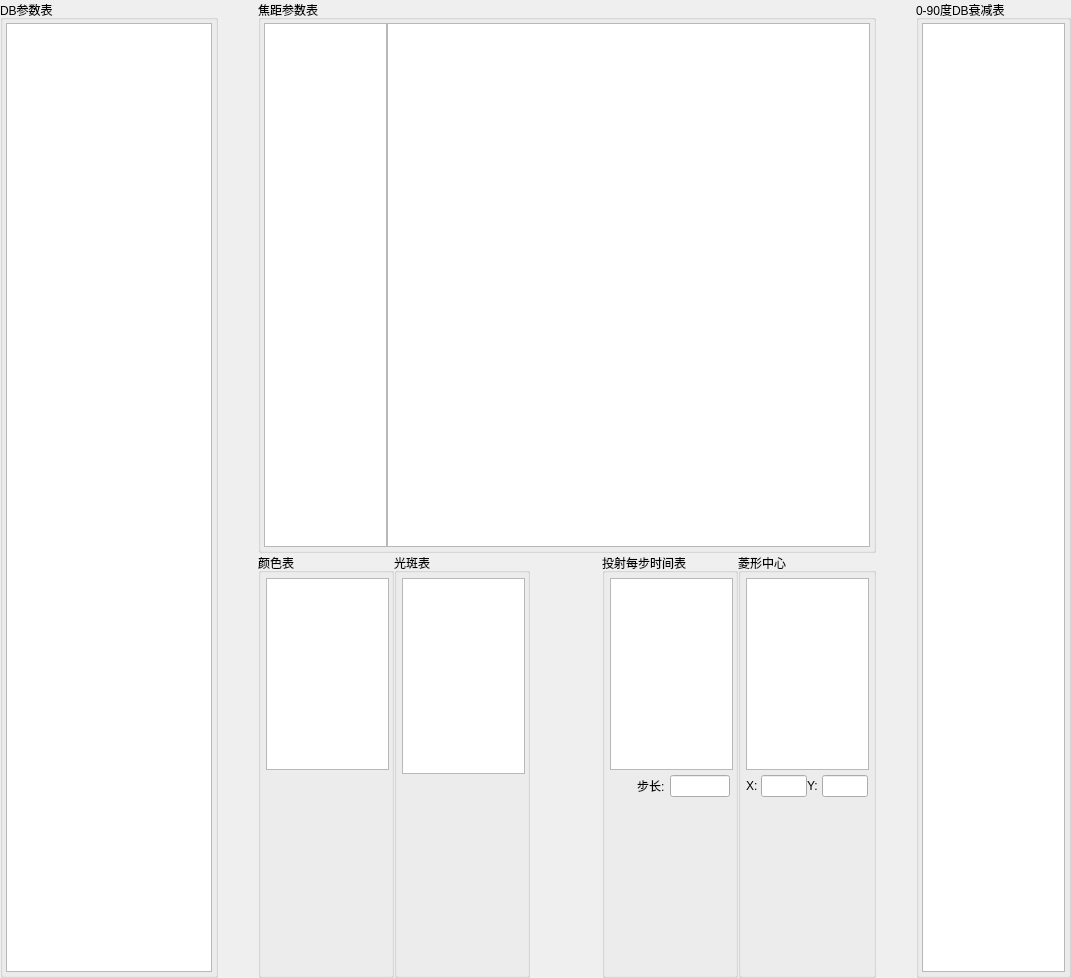
      <widget class="QWidget" name="tab_3">
       <attribute name="title">
        <string>电机调试表</string>
       </attribute>
       <layout class="QHBoxLayout" name="horizontalLayout_23">
        <property name="spacing">
         <number>0</number>
        </property>
        <property name="leftMargin">
         <number>0</number>
        </property>
        <property name="topMargin">
         <number>0</number>
        </property>
        <property name="rightMargin">
         <number>0</number>
        </property>
        <property name="bottomMargin">
         <number>0</number>
        </property>
        <item>
         <widget class="QGroupBox" name="groupBox_17">
          <property name="minimumSize">
           <size>
            <width>0</width>
            <height>0</height>
           </size>
          </property>
          <property name="maximumSize">
           <size>
            <width>16777215</width>
            <height>16777215</height>
           </size>
          </property>
          <property name="title">
           <string>DB参数表</string>
          </property>
          <layout class="QVBoxLayout" name="verticalLayout_14">
           <property name="spacing">
            <number>3</number>
           </property>
           <property name="leftMargin">
            <number>3</number>
           </property>
           <property name="topMargin">
            <number>3</number>
           </property>
           <property name="rightMargin">
            <number>3</number>
           </property>
           <property name="bottomMargin">
            <number>3</number>
           </property>
           <item>
            <widget class="GenericTable" name="tableView_dbColorSpotPosTable">
             <property name="minimumSize">
              <size>
               <width>206</width>
               <height>0</height>
              </size>
             </property>
             <property name="maximumSize">
              <size>
               <width>206</width>
               <height>16777215</height>
              </size>
             </property>
             <property name="horizontalScrollBarPolicy">
              <enum>Qt::ScrollBarAlwaysOff</enum>
             </property>
             <attribute name="horizontalHeaderCascadingSectionResizes">
              <bool>true</bool>
             </attribute>
             <attribute name="horizontalHeaderDefaultSectionSize">
              <number>60</number>
             </attribute>
             <attribute name="horizontalHeaderHighlightSections">
              <bool>false</bool>
             </attribute>
             <attribute name="horizontalHeaderMinimumSectionSize">
              <number>60</number>
             </attribute>
             <attribute name="horizontalHeaderStretchLastSection">
              <bool>true</bool>
             </attribute>
             <attribute name="verticalHeaderVisible">
              <bool>false</bool>
             </attribute>
             <attribute name="verticalHeaderCascadingSectionResizes">
              <bool>true</bool>
             </attribute>
             <attribute name="verticalHeaderDefaultSectionSize">
              <number>20</number>
             </attribute>
             <attribute name="verticalHeaderMinimumSectionSize">
              <number>20</number>
             </attribute>
             <attribute name="verticalHeaderStretchLastSection">
              <bool>false</bool>
             </attribute>
            </widget>
           </item>
          </layout>
         </widget>
        </item>
        <item>
         <spacer name="horizontalSpacer_30">
          <property name="orientation">
           <enum>Qt::Horizontal</enum>
          </property>
          <property name="sizeHint" stdset="0">
           <size>
            <width>40</width>
            <height>20</height>
           </size>
          </property>
         </spacer>
        </item>
        <item>
         <layout class="QVBoxLayout" name="verticalLayout_7">
          <property name="spacing">
           <number>0</number>
          </property>
          <item>
           <widget class="QGroupBox" name="groupBox_18">
            <property name="sizePolicy">
             <sizepolicy hsizetype="Expanding" vsizetype="Preferred">
              <horstretch>0</horstretch>
              <verstretch>0</verstretch>
             </sizepolicy>
            </property>
            <property name="minimumSize">
             <size>
              <width>0</width>
              <height>0</height>
             </size>
            </property>
            <property name="maximumSize">
             <size>
              <width>16777215</width>
              <height>16777215</height>
             </size>
            </property>
            <property name="title">
             <string>焦距参数表</string>
            </property>
            <layout class="QHBoxLayout" name="horizontalLayout_22">
             <property name="spacing">
              <number>3</number>
             </property>
             <property name="leftMargin">
              <number>3</number>
             </property>
             <property name="topMargin">
              <number>3</number>
             </property>
             <property name="rightMargin">
              <number>3</number>
             </property>
             <property name="bottomMargin">
              <number>3</number>
             </property>
             <item>
              <layout class="QHBoxLayout" name="horizontalLayout_16">
               <property name="spacing">
                <number>0</number>
               </property>
               <item>
                <widget class="GenericTable" name="tableView_XYDistTable">
                 <property name="sizePolicy">
                  <sizepolicy hsizetype="Preferred" vsizetype="Preferred">
                   <horstretch>0</horstretch>
                   <verstretch>0</verstretch>
                  </sizepolicy>
                 </property>
                 <property name="minimumSize">
                  <size>
                   <width>123</width>
                   <height>524</height>
                  </size>
                 </property>
                 <property name="maximumSize">
                  <size>
                   <width>123</width>
                   <height>16777215</height>
                  </size>
                 </property>
                 <attribute name="horizontalHeaderCascadingSectionResizes">
                  <bool>true</bool>
                 </attribute>
                 <attribute name="horizontalHeaderDefaultSectionSize">
                  <number>60</number>
                 </attribute>
                 <attribute name="horizontalHeaderMinimumSectionSize">
                  <number>60</number>
                 </attribute>
                 <attribute name="horizontalHeaderStretchLastSection">
                  <bool>true</bool>
                 </attribute>
                 <attribute name="verticalHeaderVisible">
                  <bool>false</bool>
                 </attribute>
                 <attribute name="verticalHeaderDefaultSectionSize">
                  <number>20</number>
                 </attribute>
                 <attribute name="verticalHeaderMinimumSectionSize">
                  <number>20</number>
                 </attribute>
                 <attribute name="verticalHeaderStretchLastSection">
                  <bool>true</bool>
                 </attribute>
                </widget>
               </item>
               <item>
                <widget class="GenericTable" name="tableView_focalPosTable">
                 <property name="sizePolicy">
                  <sizepolicy hsizetype="Preferred" vsizetype="Preferred">
                   <horstretch>0</horstretch>
                   <verstretch>0</verstretch>
                  </sizepolicy>
                 </property>
                 <property name="minimumSize">
                  <size>
                   <width>483</width>
                   <height>524</height>
                  </size>
                 </property>
                 <property name="maximumSize">
                  <size>
                   <width>483</width>
                   <height>16777215</height>
                  </size>
                 </property>
                 <property name="horizontalScrollBarPolicy">
                  <enum>Qt::ScrollBarAlwaysOff</enum>
                 </property>
                 <attribute name="horizontalHeaderCascadingSectionResizes">
                  <bool>true</bool>
                 </attribute>
                 <attribute name="horizontalHeaderDefaultSectionSize">
                  <number>60</number>
                 </attribute>
                 <attribute name="horizontalHeaderHighlightSections">
                  <bool>true</bool>
                 </attribute>
                 <attribute name="horizontalHeaderMinimumSectionSize">
                  <number>60</number>
                 </attribute>
                 <attribute name="horizontalHeaderStretchLastSection">
                  <bool>true</bool>
                 </attribute>
                 <attribute name="verticalHeaderVisible">
                  <bool>false</bool>
                 </attribute>
                 <attribute name="verticalHeaderDefaultSectionSize">
                  <number>20</number>
                 </attribute>
                 <attribute name="verticalHeaderMinimumSectionSize">
                  <number>20</number>
                 </attribute>
                 <attribute name="verticalHeaderStretchLastSection">
                  <bool>true</bool>
                 </attribute>
                </widget>
               </item>
              </layout>
             </item>
            </layout>
           </widget>
          </item>
          <item>
           <layout class="QHBoxLayout" name="horizontalLayout_18">
            <item>
             <widget class="QGroupBox" name="groupBox_9">
              <property name="maximumSize">
               <size>
                <width>136</width>
                <height>16777215</height>
               </size>
              </property>
              <property name="title">
               <string>颜色表</string>
              </property>
              <layout class="QVBoxLayout" name="verticalLayout_11">
               <property name="spacing">
                <number>5</number>
               </property>
               <property name="leftMargin">
                <number>5</number>
               </property>
               <property name="topMargin">
                <number>5</number>
               </property>
               <property name="rightMargin">
                <number>5</number>
               </property>
               <property name="bottomMargin">
                <number>5</number>
               </property>
               <item>
                <widget class="GenericTable" name="tableView_colorSlotPos">
                 <property name="minimumSize">
                  <size>
                   <width>123</width>
                   <height>143</height>
                  </size>
                 </property>
                 <property name="maximumSize">
                  <size>
                   <width>16777215</width>
                   <height>16777215</height>
                  </size>
                 </property>
                 <property name="horizontalScrollBarPolicy">
                  <enum>Qt::ScrollBarAlwaysOff</enum>
                 </property>
                 <attribute name="horizontalHeaderCascadingSectionResizes">
                  <bool>true</bool>
                 </attribute>
                 <attribute name="horizontalHeaderDefaultSectionSize">
                  <number>60</number>
                 </attribute>
                 <attribute name="horizontalHeaderHighlightSections">
                  <bool>false</bool>
                 </attribute>
                 <attribute name="horizontalHeaderMinimumSectionSize">
                  <number>60</number>
                 </attribute>
                 <attribute name="horizontalHeaderStretchLastSection">
                  <bool>true</bool>
                 </attribute>
                 <attribute name="verticalHeaderVisible">
                  <bool>false</bool>
                 </attribute>
                 <attribute name="verticalHeaderCascadingSectionResizes">
                  <bool>true</bool>
                 </attribute>
                 <attribute name="verticalHeaderDefaultSectionSize">
                  <number>20</number>
                 </attribute>
                 <attribute name="verticalHeaderMinimumSectionSize">
                  <number>20</number>
                 </attribute>
                </widget>
               </item>
               <item>
                <spacer name="verticalSpacer">
                 <property name="orientation">
                  <enum>Qt::Vertical</enum>
                 </property>
                 <property name="sizeHint" stdset="0">
                  <size>
                   <width>20</width>
                   <height>200</height>
                  </size>
                 </property>
                </spacer>
               </item>
              </layout>
             </widget>
            </item>
            <item>
             <widget class="QGroupBox" name="groupBox_10">
              <property name="maximumSize">
               <size>
                <width>136</width>
                <height>16777215</height>
               </size>
              </property>
              <property name="title">
               <string>光斑表</string>
              </property>
              <layout class="QVBoxLayout" name="verticalLayout_13">
               <property name="spacing">
                <number>5</number>
               </property>
               <property name="leftMargin">
                <number>5</number>
               </property>
               <property name="topMargin">
                <number>5</number>
               </property>
               <property name="rightMargin">
                <number>5</number>
               </property>
               <property name="bottomMargin">
                <number>5</number>
               </property>
               <item>
                <widget class="GenericTable" name="tableView_spotSlotPos">
                 <property name="minimumSize">
                  <size>
                   <width>123</width>
                   <height>183</height>
                  </size>
                 </property>
                 <property name="maximumSize">
                  <size>
                   <width>16777215</width>
                   <height>16777215</height>
                  </size>
                 </property>
                 <property name="horizontalScrollBarPolicy">
                  <enum>Qt::ScrollBarAlwaysOff</enum>
                 </property>
                 <attribute name="horizontalHeaderCascadingSectionResizes">
                  <bool>true</bool>
                 </attribute>
                 <attribute name="horizontalHeaderDefaultSectionSize">
                  <number>60</number>
                 </attribute>
                 <attribute name="horizontalHeaderHighlightSections">
                  <bool>false</bool>
                 </attribute>
                 <attribute name="horizontalHeaderMinimumSectionSize">
                  <number>60</number>
                 </attribute>
                 <attribute name="horizontalHeaderStretchLastSection">
                  <bool>true</bool>
                 </attribute>
                 <attribute name="verticalHeaderVisible">
                  <bool>false</bool>
                 </attribute>
                 <attribute name="verticalHeaderDefaultSectionSize">
                  <number>20</number>
                 </attribute>
                 <attribute name="verticalHeaderMinimumSectionSize">
                  <number>20</number>
                 </attribute>
                </widget>
               </item>
               <item>
                <spacer name="verticalSpacer_2">
                 <property name="orientation">
                  <enum>Qt::Vertical</enum>
                 </property>
                 <property name="sizeHint" stdset="0">
                  <size>
                   <width>20</width>
                   <height>100</height>
                  </size>
                 </property>
                </spacer>
               </item>
              </layout>
             </widget>
            </item>
            <item>
             <spacer name="horizontalSpacer_33">
              <property name="orientation">
               <enum>Qt::Horizontal</enum>
              </property>
              <property name="sizeHint" stdset="0">
               <size>
                <width>40</width>
                <height>20</height>
               </size>
              </property>
             </spacer>
            </item>
            <item>
             <widget class="QGroupBox" name="groupBox_20">
              <property name="maximumSize">
               <size>
                <width>136</width>
                <height>16777215</height>
               </size>
              </property>
              <property name="title">
               <string>投射每步时间表</string>
              </property>
              <layout class="QVBoxLayout" name="verticalLayout_18">
               <property name="spacing">
                <number>5</number>
               </property>
               <property name="leftMargin">
                <number>5</number>
               </property>
               <property name="topMargin">
                <number>5</number>
               </property>
               <property name="rightMargin">
                <number>5</number>
               </property>
               <property name="bottomMargin">
                <number>5</number>
               </property>
               <item>
                <widget class="GenericTable" name="tableView_speedStepTimeTable">
                 <property name="minimumSize">
                  <size>
                   <width>123</width>
                   <height>163</height>
                  </size>
                 </property>
                 <property name="maximumSize">
                  <size>
                   <width>16777215</width>
                   <height>16777215</height>
                  </size>
                 </property>
                 <property name="horizontalScrollBarPolicy">
                  <enum>Qt::ScrollBarAlwaysOff</enum>
                 </property>
                 <attribute name="horizontalHeaderCascadingSectionResizes">
                  <bool>true</bool>
                 </attribute>
                 <attribute name="horizontalHeaderDefaultSectionSize">
                  <number>60</number>
                 </attribute>
                 <attribute name="horizontalHeaderHighlightSections">
                  <bool>false</bool>
                 </attribute>
                 <attribute name="horizontalHeaderMinimumSectionSize">
                  <number>60</number>
                 </attribute>
                 <attribute name="horizontalHeaderStretchLastSection">
                  <bool>true</bool>
                 </attribute>
                 <attribute name="verticalHeaderVisible">
                  <bool>false</bool>
                 </attribute>
                 <attribute name="verticalHeaderCascadingSectionResizes">
                  <bool>true</bool>
                 </attribute>
                 <attribute name="verticalHeaderDefaultSectionSize">
                  <number>20</number>
                 </attribute>
                 <attribute name="verticalHeaderMinimumSectionSize">
                  <number>20</number>
                 </attribute>
                </widget>
               </item>
               <item>
                <layout class="QHBoxLayout" name="horizontalLayout_8">
                 <item>
                  <spacer name="horizontalSpacer_31">
                   <property name="orientation">
                    <enum>Qt::Horizontal</enum>
                   </property>
                   <property name="sizeHint" stdset="0">
                    <size>
                     <width>50</width>
                     <height>20</height>
                    </size>
                   </property>
                  </spacer>
                 </item>
                 <item>
                  <widget class="QLabel" name="label_70">
                   <property name="text">
                    <string>步长:</string>
                   </property>
                  </widget>
                 </item>
                 <item>
                  <widget class="QLineEdit" name="lineEdit_stepLength">
                   <property name="minimumSize">
                    <size>
                     <width>60</width>
                     <height>0</height>
                    </size>
                   </property>
                   <property name="maximumSize">
                    <size>
                     <width>60</width>
                     <height>16777215</height>
                    </size>
                   </property>
                  </widget>
                 </item>
                </layout>
               </item>
               <item>
                <spacer name="verticalSpacer_3">
                 <property name="orientation">
                  <enum>Qt::Vertical</enum>
                 </property>
                 <property name="sizeHint" stdset="0">
                  <size>
                   <width>20</width>
                   <height>100</height>
                  </size>
                 </property>
                </spacer>
               </item>
              </layout>
             </widget>
            </item>
            <item>
             <widget class="QGroupBox" name="groupBox_22">
              <property name="maximumSize">
               <size>
                <width>138</width>
                <height>16777215</height>
               </size>
              </property>
              <property name="title">
               <string>菱形中心</string>
              </property>
              <layout class="QVBoxLayout" name="verticalLayout_24">
               <property name="spacing">
                <number>5</number>
               </property>
               <property name="leftMargin">
                <number>5</number>
               </property>
               <property name="topMargin">
                <number>5</number>
               </property>
               <property name="rightMargin">
                <number>5</number>
               </property>
               <property name="bottomMargin">
                <number>5</number>
               </property>
               <item>
                <widget class="GenericTable" name="tableView_diamondFocalPosTable">
                 <property name="minimumSize">
                  <size>
                   <width>123</width>
                   <height>163</height>
                  </size>
                 </property>
                 <property name="maximumSize">
                  <size>
                   <width>16777215</width>
                   <height>16777215</height>
                  </size>
                 </property>
                 <property name="horizontalScrollBarPolicy">
                  <enum>Qt::ScrollBarAlwaysOff</enum>
                 </property>
                 <attribute name="horizontalHeaderCascadingSectionResizes">
                  <bool>true</bool>
                 </attribute>
                 <attribute name="horizontalHeaderDefaultSectionSize">
                  <number>60</number>
                 </attribute>
                 <attribute name="horizontalHeaderHighlightSections">
                  <bool>false</bool>
                 </attribute>
                 <attribute name="horizontalHeaderMinimumSectionSize">
                  <number>60</number>
                 </attribute>
                 <attribute name="horizontalHeaderStretchLastSection">
                  <bool>true</bool>
                 </attribute>
                 <attribute name="verticalHeaderVisible">
                  <bool>false</bool>
                 </attribute>
                 <attribute name="verticalHeaderCascadingSectionResizes">
                  <bool>true</bool>
                 </attribute>
                 <attribute name="verticalHeaderDefaultSectionSize">
                  <number>20</number>
                 </attribute>
                 <attribute name="verticalHeaderMinimumSectionSize">
                  <number>20</number>
                 </attribute>
                </widget>
               </item>
               <item>
                <layout class="QHBoxLayout" name="horizontalLayout_17">
                 <property name="spacing">
                  <number>0</number>
                 </property>
                 <item>
                  <widget class="QLabel" name="label_76">
                   <property name="minimumSize">
                    <size>
                     <width>15</width>
                     <height>0</height>
                    </size>
                   </property>
                   <property name="text">
                    <string>X:</string>
                   </property>
                  </widget>
                 </item>
                 <item>
                  <widget class="QLineEdit" name="lineEdit_diamondCenterX">
                   <property name="maximumSize">
                    <size>
                     <width>60</width>
                     <height>16777215</height>
                    </size>
                   </property>
                  </widget>
                 </item>
                 <item>
                  <widget class="QLabel" name="label_74">
                   <property name="minimumSize">
                    <size>
                     <width>15</width>
                     <height>0</height>
                    </size>
                   </property>
                   <property name="text">
                    <string>Y:</string>
                   </property>
                  </widget>
                 </item>
                 <item>
                  <widget class="QLineEdit" name="lineEdit_diamondCenterY">
                   <property name="maximumSize">
                    <size>
                     <width>60</width>
                     <height>16777215</height>
                    </size>
                   </property>
                  </widget>
                 </item>
                </layout>
               </item>
               <item>
                <layout class="QHBoxLayout" name="horizontalLayout_13"/>
               </item>
               <item>
                <spacer name="verticalSpacer_4">
                 <property name="orientation">
                  <enum>Qt::Vertical</enum>
                 </property>
                 <property name="sizeHint" stdset="0">
                  <size>
                   <width>20</width>
                   <height>100</height>
                  </size>
                 </property>
                </spacer>
               </item>
              </layout>
             </widget>
            </item>
           </layout>
          </item>
         </layout>
        </item>
        <item>
         <spacer name="horizontalSpacer_32">
          <property name="orientation">
           <enum>Qt::Horizontal</enum>
          </property>
          <property name="sizeHint" stdset="0">
           <size>
            <width>40</width>
            <height>20</height>
           </size>
          </property>
         </spacer>
        </item>
        <item>
         <widget class="QGroupBox" name="groupBox_19">
          <property name="title">
           <string>0-90度DB衰减表</string>
          </property>
          <layout class="QVBoxLayout" name="verticalLayout_20">
           <property name="spacing">
            <number>3</number>
           </property>
           <property name="leftMargin">
            <number>3</number>
           </property>
           <property name="topMargin">
            <number>3</number>
           </property>
           <property name="rightMargin">
            <number>3</number>
           </property>
           <property name="bottomMargin">
            <number>3</number>
           </property>
           <item>
            <widget class="GenericTable" name="tableView_dbAngleDampingTable">
             <property name="minimumSize">
              <size>
               <width>143</width>
               <height>0</height>
              </size>
             </property>
             <property name="maximumSize">
              <size>
               <width>143</width>
               <height>16777215</height>
              </size>
             </property>
             <property name="horizontalScrollBarPolicy">
              <enum>Qt::ScrollBarAlwaysOff</enum>
             </property>
             <attribute name="horizontalHeaderCascadingSectionResizes">
              <bool>true</bool>
             </attribute>
             <attribute name="horizontalHeaderDefaultSectionSize">
              <number>60</number>
             </attribute>
             <attribute name="horizontalHeaderHighlightSections">
              <bool>false</bool>
             </attribute>
             <attribute name="horizontalHeaderMinimumSectionSize">
              <number>60</number>
             </attribute>
             <attribute name="horizontalHeaderStretchLastSection">
              <bool>true</bool>
             </attribute>
             <attribute name="verticalHeaderVisible">
              <bool>false</bool>
             </attribute>
             <attribute name="verticalHeaderDefaultSectionSize">
              <number>20</number>
             </attribute>
             <attribute name="verticalHeaderMinimumSectionSize">
              <number>20</number>
             </attribute>
            </widget>
           </item>
          </layout>
         </widget>
        </item>
       </layout>
      </widget>
